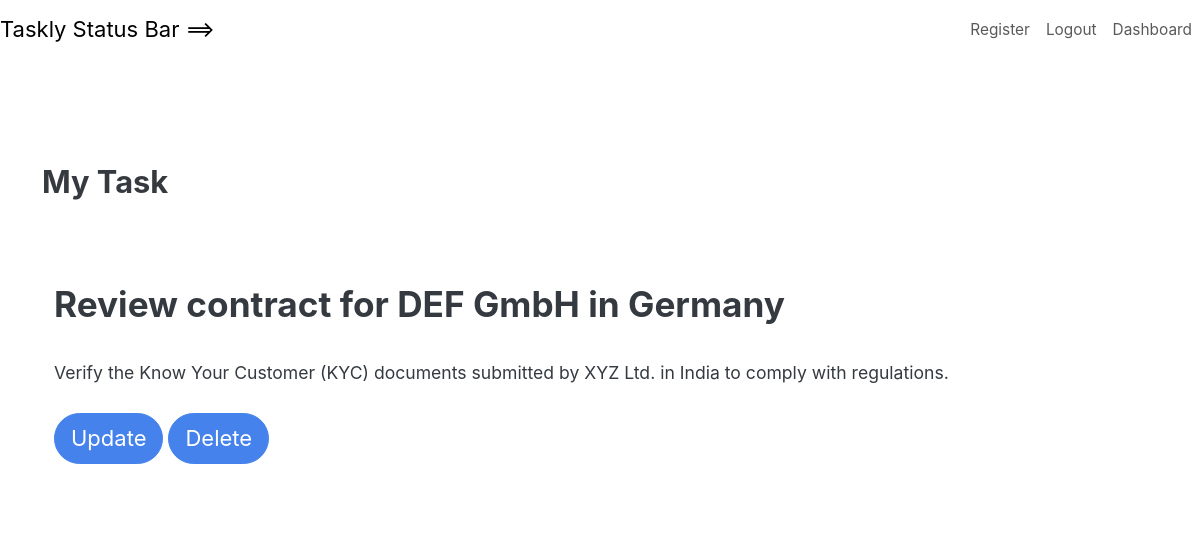
Screenshot of /view_task/18/ (signed in) with the database file from the repository.
### taskly/models.py (models this page shows, shortened)
class Task(models.Model):
    title = models.CharField(max_length=100, null=True)
    content = models.CharField(max_length=1000, null=True, blank=True)
    date_posted = models.DateTimeField(auto_now_add=True, null=True)
    due_date = models.DateTimeField(null=True)
    user = models.ForeignKey(User, on_delete=models.CASCADE, null=True)

### taskly/views.py (the view)
# urls.py: path('view_task/<str:pk>/', views.view_task, name='view_task'),
@login_required(login_url='my_login')
def view_task(request, pk):
    task = get_object_or_404(Task, pk=pk)
    context = {'task': task}
    return render(request, 'viewTask.html', context=context)

### taskly/templates/viewTask.html
{% extends "base.html" %}
{% load static %}
{% load crispy_forms_tags %}
{% block content %}
        <br><br><h3 style="align-content: center">My Task</h3><br>
        <div class="backdrop">
         <div class="container  bg-white shadow-md py-5 form-layout">
             <h2>{{ task.title }}</h2><br>
             {{ task.content }}<br><br>
             <a href="{% url 'taskly:update_task' task.id %}" class="btn btn-primary btn-lg">Update</a>
             <a href="{% url 'taskly:delete_task' task.id %}" class="btn btn-primary btn-lg">Delete</a>
         </div>
         <br><br>
        </div>
             <br><br>
{% endblock content %}

### rows the page displays
Task: title "Review contract for DEF GmbH in Germany", content "Verify the Know Your Customer (KYC) documents submitted by XYZ Ltd. in India to comply with regulations."
